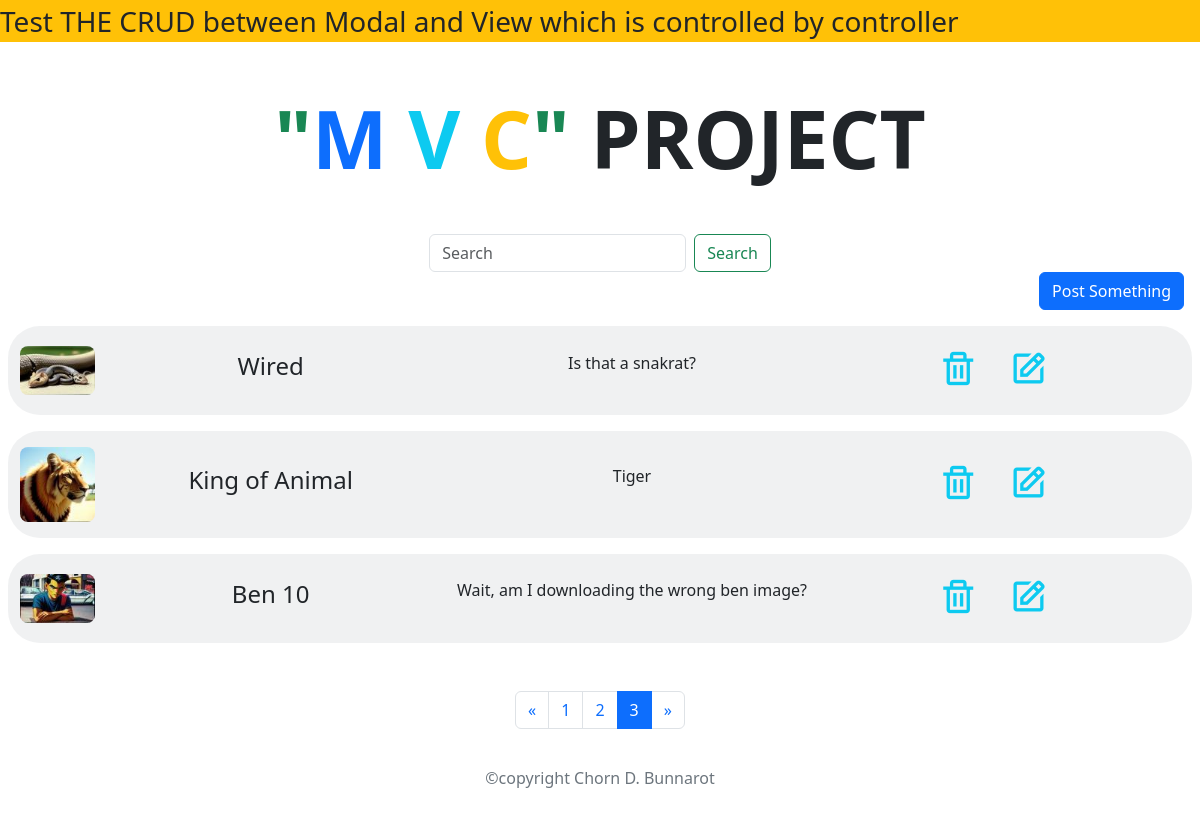
The page /posts?paginationPage=3 on the database its author committed.
### tables this page shows
CREATE TABLE `mvc` (
  `id` int(11) NOT NULL,
  `heading` varchar(255) NOT NULL,
  `description` text NOT NULL,
  `image` varchar(255) NOT NULL
);

### src/app/abstractions/View.php (called while the page is built, shortened)
<?php
class View{
    public function render():string{
        include VIEW_PATH . '/layout.php';
        return ob_get_clean();
    }
    public function __toString():string{
        return $this->render();
    }
}

### src/app/controllers/MVCController.php (called while the page is built, shortened)
<?php
include __DIR__ . "/../utils/queryParams.php";
class MVCController{
    public function posts():View{
        $search = $_GET[SEARCH] ?? "";
        $posts = $this->mvcModal->getBySearch($search);
        $title = "Explore ". count($posts['data']) . " post(s)";
        $marquee = "Test THE CRUD between Modal and View which is controlled by controller";
        return View::make('posts', ['posts' => $posts['data'], 'pageTitle' => $title, 'run_string' => $marquee]);
    }
}

### src/app/modals/MVCModal.php (called while the page is built, shortened)
<?php
class MVCModal{
        private int $limit;
        private $conn = null;
        private $table = 'mvc';
        public function __construct(){
            global $url_params;
            $this->limit = isset($url_params['limit']) ? $url_params['limit'] : 20;
            $this->conn = (new DB())->connect();
        }
        private function is_execute(bool|PDOStatement $stmt): array{
            $data = [];
            $data['data'] = [];
            $data['status'] = 'error';
            if($stmt->execute()){
                $rowCount = $stmt->rowCount();
                if($rowCount == 1){
                $data['data'] = $stmt->fetch(\PDO::FETCH_ASSOC);
                }else if($rowCount){
                    while($row = $stmt->fetch(\PDO::FETCH_ASSOC)){
                    $data['data'][] = $row;
                     }
                 }
                $data['status'] = 'success';
            }else{
            $data['message'] = 'no executed';
            }
        return $data;
        }
        public function getAll(): array{
            $query = "SELECT * from $this->table ORDER BY id ASC LIMIT :limit";
            $stmt = $this->conn->prepare($query);
            $stmt->bindParam(':limit', $this->limit, \PDO::PARAM_INT);
            return $this->is_execute($stmt);
        }
        public function getBySearch(string $text=""):array{
            if(empty($text)){
                return $this->getAll();
            }
            $like = "%$text%";
            $query = "SELECT * from $this->table WHERE heading LIKE :like_heading OR description LIKE :like_description OR image LIKE :like_image";
            $stmt = $this->conn->prepare($query);
            $stmt->bindValue(':like_heading', $like, \PDO::PARAM_STR);
            $stmt->bindValue(':like_description', $like, \PDO::PARAM_STR);
            $stmt->bindValue(':like_image', $like, \PDO::PARAM_STR);
            return $this->is_execute($stmt);
        }
    }

### src/app/modals/DB.php (called while the page is built, shortened)
<?php
class DB{
    public string $db_host = "localhost";
    public string $db_name = "MVC";
    public string $db_user = "root";
    public string $db_pass = "";
    private $conn = null;
    public function __construct(){
        try {
            $this->conn = new \PDO("mysql:host=" . $this->db_host . ";dbname=" . $this->db_name, $this->db_user, $this->db_pass);
            $this->conn->setAttribute(\PDO::ATTR_ERRMODE, \PDO::ERRMODE_EXCEPTION);
            $this->conn->setAttribute(\PDO::ATTR_EMULATE_PREPARES, false);
        } catch (\PDOException $e) {
            $this->conn = null;
            echo "connection failed" . $e->getMessage() ."";
            exit;
        }
    }
    public function connect(){
        return $this->conn;
    }
}

### src/app/abstractions/Router.php (called while the page is built, shortened)
<?php
class Router{
    private array $routes;
    public function register($requestMethod, string $route, callable|array $action):self{
        $this->routes[$requestMethod][$route] = $action;
        return $this;
    }
    public function resolve(string $requestUri, string $requestMethod){
        $route = explode("?", $requestUri)[0];
        $action = $this->routes[$requestMethod][$route] ?? null;
        if(is_array($action)){
            [$class, $method] = $action;
            if(class_exists($class)){
                $class = new $class();
                if(method_exists($class, $method)){
                    return call_user_func_array([$class, $method], []);
                }
            }
        }
    }
}

### src/app/utils/Helper.php (called while the page is built, shortened)
<?php
class Helper {
public static function pagination(array $items, int $itemPerPage) {
    $currentPage = $_GET[PAGINATION];
    $totalItems = count($items);
    $totalPages = ceil($totalItems / $itemPerPage);
    $nextPage = $currentPage + 1 > $totalPages  ? $totalPages : $currentPage + 1;
    $previousPage = $currentPage - 1 < 1 ? 1: $currentPage - 1;
    $startItem = $currentPage == 1 ? 1 :($currentPage-1) * $itemPerPage + 1;
    $endItem = $currentPage == 1 ? $itemPerPage : $currentPage * $itemPerPage;
    $trackingIndex = 1;
    $showItems = [];
    foreach ($items as $key => $value) {
        if ($trackingIndex >= $startItem && $trackingIndex <= $endItem) {
            $showItems[$key] = $value;
        }
        $trackingIndex++;
    }
    return [$currentPage,$totalPages, $previousPage, $nextPage, $startItem, $endItem, $showItems];
}
}

### src/app/utils/Image.php (called while the page is built, shortened)
<?php
class Image{
    public static function read(string $imageName): string|bool{
        $image = "app/assets/public/images/". $imageName;
        if(file_exists($image)){
            return $image;
        }
        return false;
    }
}

### src/app/utils/queryParams.php (called while the page is built, shortened)
<?php
function createOrUpdateParams(string $params){
    $queryParams_original = $_GET;
    parse_str($params, $arrayParams);
    foreach ($arrayParams as $key => $value) {
        $queryParams_original[$key] = $value;
    }
    return $_SERVER['REDIRECT_URL'] . '?' . http_build_query($queryParams_original);
}

### src/app/views/components/postItem.php (the view, shortened to what this page needs)
<div class="bg-secondary bg-opacity-10 mx-2 py-3 rounded-5 row align-items-center text-center column-gap-3" >
   <div class="col-1 overflow-hidden rounded-2">
      <img class="w-100 h-auto rounded-3" src="<?php echo Image::read($showPost[IMAGE]) ?>" />
   </div>
   <div class="col-3">
      <h1 class="fs-4"><?php echo $showPost[HEADING] ?? "" ?></h1>
   </div>
   <div class="col-4">
      <p class="fs-6"><?php echo $showPost[DESCRIPTION] ?? "" ?></p>
   </div>
   <div class="col-3">
      <a  href="<?php echo createOrUpdateParams(ACTION_POST."=delete&id=".$showPost[ID])?>" class="border-none bg-transparent btn text-info">
      <i class="bx bx-trash fs-1"></i>
      </a>
      <a href="<?php echo createOrUpdateParams(ACTION_POST."=edit&id=".$showPost[ID])?>" class="border-none bg-transparent btn text-info"  data-bs-toggle="tooltip" data-bs-placement="bottom" data-bs-title="Tooltip on bottom">
      <i class="bx bx-edit fs-1"></i>
      </a>
   </div>
</div>

### src/app/views/posts.php (shortened to what this page needs)
<?php
   $action = $_GET[ACTION_POST] ?? "";
   ?>
<main>
   <?php
      require __DIR__ . '/components/modal.php';
      require __DIR__ .'/components/search.php'
      ?>
   <div class="ms-auto me-3" style="width: fit-content">
      <a href="posts/create" class="btn btn-primary">Post Something</a>
   </div>
   <div class="mt-3 d-flex flex-column row-gap-3">
      <?php
         $posts = $posts ?? [];
         if (count($posts) == 0): ?>
      <h1>No Item Was found </h1>
      <?php else : ?>
      <?php
         $itemPerPage = 3;
         [$currentPage, $totalPages, $previousPage, $nextPage, $startItem, $endItem, $showPosts] = Helper::pagination($posts, $itemPerPage);
         foreach ($showPosts as $showPost) {
             if ($id == $showPost[ID] && $action == 'edit') {
                 require __DIR__ .'/components/edit.php';
             } else {
                 require __DIR__ .'/components/postItem.php';
             }
            }
         ?>
   </div>
   <?php require __DIR__ . "/components/pagination.php" ?>
   <?php endif; ?>
</main>

### rows shown on the page
mvc: image (picture), heading "Wired", description "Is that a snakrat?"
mvc: image (picture), heading "King of Animal", description "Tiger"
mvc: image (picture), heading "Ben 10", description "Wait, am I downloading the wrong ben image?"

### other values the page prints
$run_string "Test THE CRUD between Modal and View which is controlled by controller"
